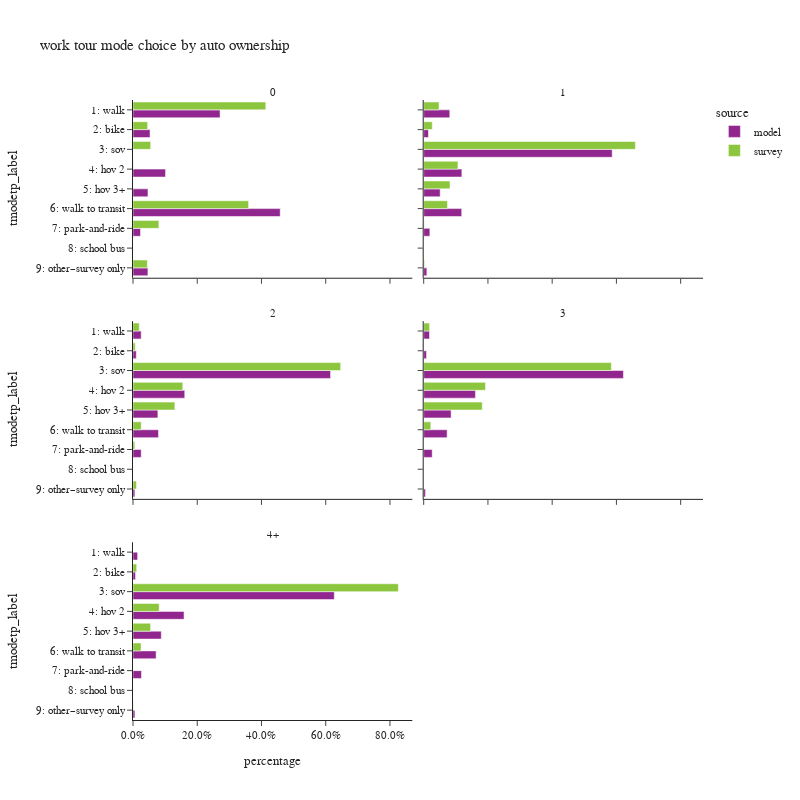

Here is the notebook cell this chart was saved with:
### Code cell
plot_mode_choice(wk_tour.loc[wk_tour['auto_ownership_4+']!="-1"],"auto_ownership_4+",
                 {"auto_ownership_4+":["0","1","2","3","4+"],
                  "tmodetp_label":["1: walk","2: bike","3: sov","4: hov 2","5: hov 3+","6: walk to transit",
                                   "7: park-and-ride","8: school bus","9: other–survey only"]},
                 "auto ownership",2,800)

### Figure 1 — Plotly figure (JSON) as saved in the notebook; plotly's stock layout.template omitted (floating-point values rounded to 4 significant figures)
{"data": [{"alignmentgroup": "True", "customdata": [[9584], [1874], [3583], [1647], [16207], [826], [1642]], "hovertemplate": "source=model<br>auto_ownership_4+=0<br>percentage=%{x}<br>tmodetp_label=%{y}<br>sample count=%{customdata[0]}<extra></extra>", "legendgroup": "model", "marker": {"color": "#91268F", "pattern": {"shape": ""}}, "name": "model", "offsetgroup": "model", "orientation": "h", "showlegend": true, "textposition": "auto", "x": [0.271, 0.05299, 0.1013, 0.04657, 0.4583, 0.02336, 0.04643], "xaxis": "x5", "y": ["1: walk", "2: bike", "4: hov 2", "5: hov 3+", "6: walk to transit", "7: park-and-ride", "9: other–survey only"], "yaxis": "y5", "type": "bar"}, {"alignmentgroup": "True", "customdata": [[23412], [4268], [169348], [34279], [14800], [34146], [5541], [2820]], "hovertemplate": "source=model<br>auto_ownership_4+=1<br>percentage=%{x}<br>tmodetp_label=%{y}<br>sample count=%{customdata[0]}<extra></extra>", "legendgroup": "model", "marker": {"color": "#91268F", "pattern": {"shape": ""}}, "name": "model", "offsetgroup": "model", "orientation": "h", "showlegend": false, "textposition": "auto", "x": [0.08112, 0.01479, 0.5868, 0.1188, 0.05128, 0.1183, 0.0192, 0.009771], "xaxis": "x6", "y": ["1: walk", "2: bike", "3: sov", "4: hov 2", "5: hov 3+", "6: walk to transit", "7: park-and-ride", "9: other–survey only"], "yaxis": "y6", "type": "bar"}, {"alignmentgroup": "True", "customdata": [[15791], [6330], [381214], [99846], [48018], [49209], [15839], [3574]], "hovertemplate": "source=model<br>auto_ownership_4+=2<br>percentage=%{x}<br>tmodetp_label=%{y}<br>sample count=%{customdata[0]}<extra></extra>", "legendgroup": "model", "marker": {"color": "#91268F", "pattern": {"shape": ""}}, "name": "model", "offsetgroup": "model", "orientation": "h", "showlegend": false, "textposition": "auto", "x": [0.02548, 0.01021, 0.615, 0.1611, 0.07747, 0.07939, 0.02555, 0.005766], "xaxis": "x3", "y": ["1: walk", "2: bike", "3: sov", "4: hov 2", "5: hov 3+", "6: walk to transit", "7: park-and-ride", "9: other–survey only"], "yaxis": "y3", "type": "bar"}, {"alignmentgroup": "True", "customdata": [[6122], [2974], [210410], [54516], [28870], [24651], [8947], [1897]], "hovertemplate": "source=model<br>auto_ownership_4+=3<br>percentage=%{x}<br>tmodetp_label=%{y}<br>sample count=%{customdata[0]}<extra></extra>", "legendgroup": "model", "marker": {"color": "#91268F", "pattern": {"shape": ""}}, "name": "model", "offsetgroup": "model", "orientation": "h", "showlegend": false, "textposition": "auto", "x": [0.01809, 0.008789, 0.6218, 0.1611, 0.08532, 0.07285, 0.02644, 0.005606], "xaxis": "x4", "y": ["1: walk", "2: bike", "3: sov", "4: hov 2", "5: hov 3+", "6: walk to transit", "7: park-and-ride", "9: other–survey only"], "yaxis": "y4", "type": "bar"}, {"alignmentgroup": "True", "customdata": [[2772], [1495], [120653], [30596], [16968], [13852], [5075], [1131]], "hovertemplate": "source=model<br>auto_ownership_4+=4+<br>percentage=%{x}<br>tmodetp_label=%{y}<br>sample count=%{customdata[0]}<extra></extra>", "legendgroup": "model", "marker": {"color": "#91268F", "pattern": {"shape": ""}}, "name": "model", "offsetgroup": "model", "orientation": "h", "showlegend": false, "textposition": "auto", "x": [0.0144, 0.007765, 0.6266, 0.1589, 0.08813, 0.07194, 0.02636, 0.005874], "xaxis": "x", "y": ["1: walk", "2: bike", "3: sov", "4: hov 2", "5: hov 3+", "6: walk to transit", "7: park-and-ride", "9: other–survey only"], "yaxis": "y", "type": "bar"}, {"alignmentgroup": "True", "customdata": [[55], [21], [2], [2], [93], [7], [6]], "hovertemplate": "source=survey<br>auto_ownership_4+=0<br>percentage=%{x}<br>tmodetp_label=%{y}<br>sample count=%{customdata[0]}<extra></extra>", "legendgroup": "survey", "marker": {"color": "#8CC63E", "pattern": {"shape": ""}}, "name": "survey", "offsetgroup": "survey", "orientation": "h", "showlegend": true, "textposition": "auto", "x": [0.4134, 0.04548, 0.05511, 0.0008174, 0.3599, 0.08067, 0.04463], "xaxis": "x5", "y": ["1: walk", "2: bike", "3: sov", "4: hov 2", "6: walk to transit", "7: park-and-ride", "9: other–survey only"], "yaxis": "y5", "type": "bar"}, {"alignmentgroup": "True", "customdata": [[69], [54], [354], [70], [27], [108], [5], [4]], "hovertemplate": "source=survey<br>auto_ownership_4+=1<br>percentage=%{x}<br>tmodetp_label=%{y}<br>sample count=%{customdata[0]}<extra></extra>", "legendgroup": "survey", "marker": {"color": "#8CC63E", "pattern": {"shape": ""}}, "name": "survey", "offsetgroup": "survey", "orientation": "h", "showlegend": false, "textposition": "auto", "x": [0.04774, 0.02662, 0.659, 0.1066, 0.08184, 0.074, 0.001546, 0.002604], "xaxis": "x6", "y": ["1: walk", "2: bike", "3: sov", "4: hov 2", "5: hov 3+", "6: walk to transit", "7: park-and-ride", "9: other–survey only"], "yaxis": "y6", "type": "bar"}, {"alignmentgroup": "True", "customdata": [[20], [15], [421], [66], [35], [46], [4], [1]], "hovertemplate": "source=survey<br>auto_ownership_4+=2<br>percentage=%{x}<br>tmodetp_label=%{y}<br>sample count=%{customdata[0]}<extra></extra>", "legendgroup": "survey", "marker": {"color": "#8CC63E", "pattern": {"shape": ""}}, "name": "survey", "offsetgroup": "survey", "orientation": "h", "showlegend": false, "textposition": "auto", "x": [0.01949, 0.006911, 0.6465, 0.1549, 0.1303, 0.02553, 0.005607, 0.01073], "xaxis": "x3", "y": ["1: walk", "2: bike", "3: sov", "4: hov 2", "5: hov 3+", "6: walk to transit", "7: park-and-ride", "9: other–survey only"], "yaxis": "y3", "type": "bar"}, {"alignmentgroup": "True", "customdata": [[2], [2], [123], [28], [13], [6]], "hovertemplate": "source=survey<br>auto_ownership_4+=3<br>percentage=%{x}<br>tmodetp_label=%{y}<br>sample count=%{customdata[0]}<extra></extra>", "legendgroup": "survey", "marker": {"color": "#8CC63E", "pattern": {"shape": ""}}, "name": "survey", "offsetgroup": "survey", "orientation": "h", "showlegend": false, "textposition": "auto", "x": [0.01826, 0.0009245, 0.5842, 0.1923, 0.1823, 0.022], "xaxis": "x4", "y": ["1: walk", "2: bike", "3: sov", "4: hov 2", "5: hov 3+", "6: walk to transit"], "yaxis": "y4", "type": "bar"}, {"alignmentgroup": "True", "customdata": [[3], [75], [10], [3], [1], [1], [1]], "hovertemplate": "source=survey<br>auto_ownership_4+=4+<br>percentage=%{x}<br>tmodetp_label=%{y}<br>sample count=%{customdata[0]}<extra></extra>", "legendgroup": "survey", "marker": {"color": "#8CC63E", "pattern": {"shape": ""}}, "name": "survey", "offsetgroup": "survey", "orientation": "h", "showlegend": false, "textposition": "auto", "x": [0.01147, 0.8261, 0.08149, 0.05486, 0.025, 0.0002433, 0.0008718], "xaxis": "x", "y": ["2: bike", "3: sov", "4: hov 2", "5: hov 3+", "6: walk to transit", "7: park-and-ride", "9: other–survey only"], "yaxis": "y", "type": "bar"}], "layout": {"xaxis": {"anchor": "y", "domain": [0.0, 0.49], "title": {"text": "percentage"}, "tickformat": ".1%"}, "yaxis": {"anchor": "x", "domain": [0.0, 0.2867], "title": {"text": "tmodetp_label"}, "categoryorder": "array", "categoryarray": ["9: other–survey only", "8: school bus", "7: park-and-ride", "6: walk to transit", "5: hov 3+", "4: hov 2", "3: sov", "2: bike", "1: walk"]}, "xaxis2": {"anchor": "y2", "domain": [0.51, 1.0], "matches": "x", "title": {"text": "percentage"}, "tickformat": ".1%"}, "yaxis2": {"anchor": "x2", "domain": [0.0, 0.2867], "matches": "y", "showticklabels": false}, "xaxis3": {"anchor": "y3", "domain": [0.0, 0.49], "matches": "x", "showticklabels": false, "tickformat": ".1%"}, "yaxis3": {"anchor": "x3", "domain": [0.3567, 0.6433], "matches": "y", "title": {"text": "tmodetp_label"}, "categoryorder": "array", "categoryarray": ["9: other–survey only", "8: school bus", "7: park-and-ride", "6: walk to transit", "5: hov 3+", "4: hov 2", "3: sov", "2: bike", "1: walk"]}, "xaxis4": {"anchor": "y4", "domain": [0.51, 1.0], "matches": "x", "showticklabels": false, "tickformat": ".1%"}, "yaxis4": {"anchor": "x4", "domain": [0.3567, 0.6433], "matches": "y", "showticklabels": false}, "xaxis5": {"anchor": "y5", "domain": [0.0, 0.49], "matches": "x", "showticklabels": false, "tickformat": ".1%"}, "yaxis5": {"anchor": "x5", "domain": [0.7133, 1.0], "matches": "y", "title": {"text": "tmodetp_label"}, "categoryorder": "array", "categoryarray": ["9: other–survey only", "8: school bus", "7: park-and-ride", "6: walk to transit", "5: hov 3+", "4: hov 2", "3: sov", "2: bike", "1: walk"]}, "xaxis6": {"anchor": "y6", "domain": [0.51, 1.0], "matches": "x", "showticklabels": false, "tickformat": ".1%"}, "yaxis6": {"anchor": "x6", "domain": [0.7133, 1.0], "matches": "y", "showticklabels": false}, "annotations": [{"font": {}, "showarrow": false, "text": "4+", "x": 0.245, "xanchor": "center", "xref": "paper", "y": 0.2867, "yanchor": "bottom", "yref": "paper"}, {"font": {}, "showarrow": false, "text": "2", "x": 0.245, "xanchor": "center", "xref": "paper", "y": 0.6433, "yanchor": "bottom", "yref": "paper"}, {"font": {}, "showarrow": false, "text": "3", "x": 0.755, "xanchor": "center", "xref": "paper", "y": 0.6433, "yanchor": "bottom", "yref": "paper"}, {"font": {}, "showarrow": false, "text": "0", "x": 0.245, "xanchor": "center", "xref": "paper", "y": 1.0, "yanchor": "bottom", "yref": "paper"}, {"font": {}, "showarrow": false, "text": "1", "x": 0.755, "xanchor": "center", "xref": "paper", "y": 1.0, "yanchor": "bottom", "yref": "paper"}], "legend": {"title": {"text": "source"}, "tracegroupgap": 0}, "title": {"text": "work tour mode choice by auto ownership"}, "barmode": "group", "height": 800, "width": 800}}
